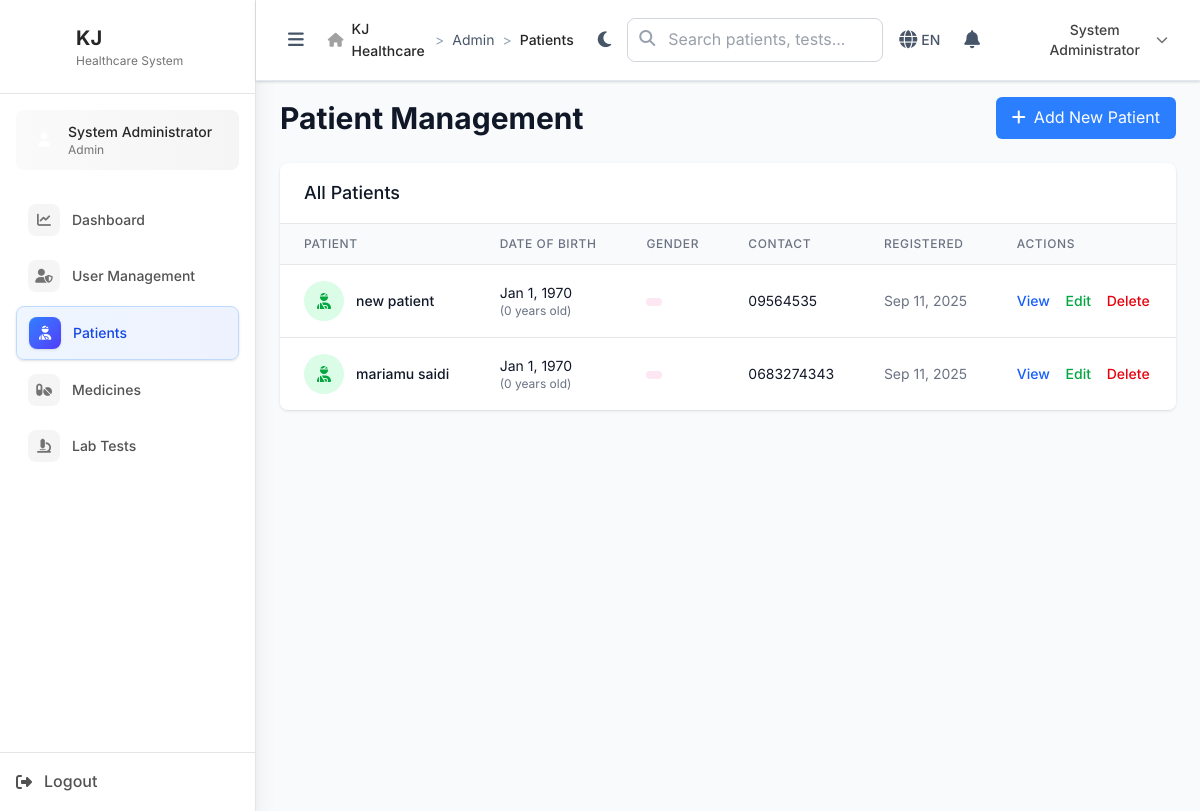
Page /admin/patients (signed in) on the earlier database version.
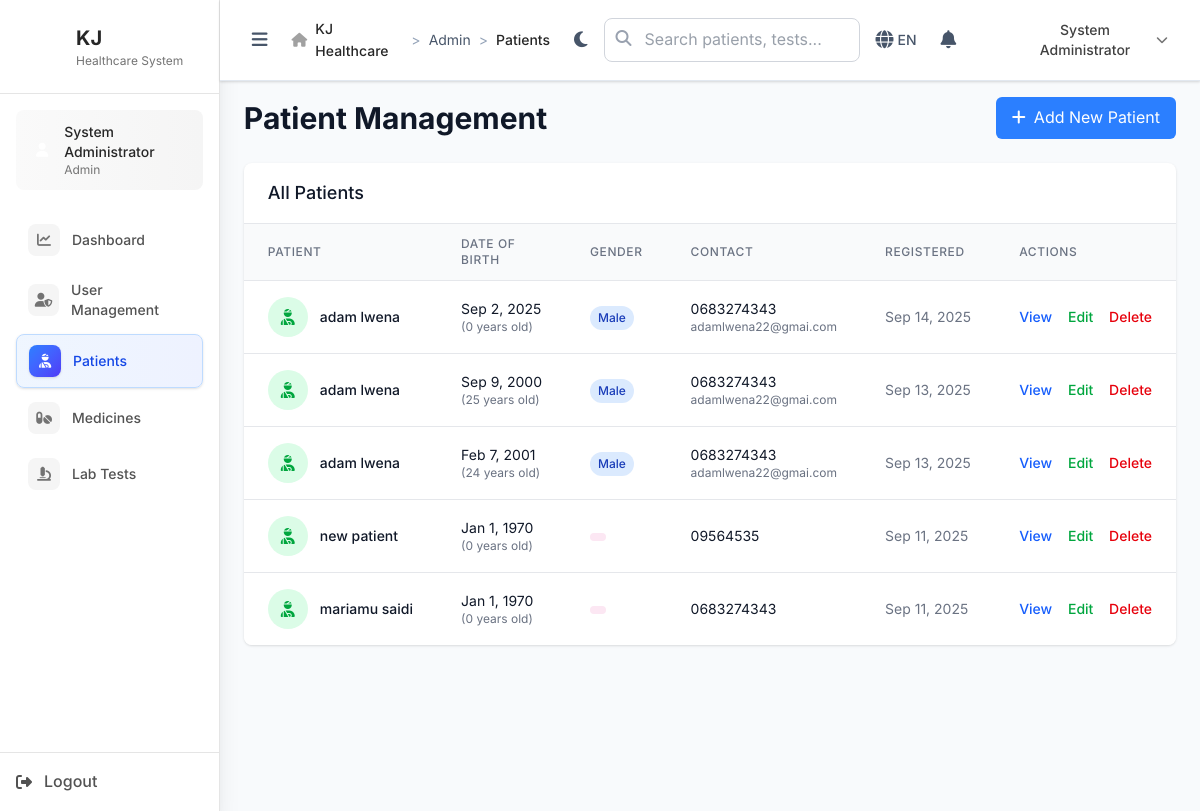
Same page on the later database version.
### tables this page shows
CREATE TABLE `patients` (
  `id` int NOT NULL,
  `registration_number` varchar(20) DEFAULT NULL,
  `first_name` varchar(50) NOT NULL,
  `last_name` varchar(50) NOT NULL,
  `date_of_birth` date DEFAULT NULL,
  `gender` enum('male','female','other') DEFAULT NULL,
  `phone` varchar(20) DEFAULT NULL,
  `email` varchar(100) DEFAULT NULL,
  `address` text,
  `occupation` varchar(100) DEFAULT NULL,
  `visit_type` enum('consultation','lab_test','medicine_pickup') DEFAULT 'consultation',
  `consultation_fee` decimal(10,2) DEFAULT NULL,
  `payment_method` enum('cash','card','mobile_money','insurance') DEFAULT NULL,
  `payment_status` enum('pending','paid','partial') DEFAULT 'pending',
  `consultation_registration_paid` tinyint(1) DEFAULT '0',
  `lab_tests_paid` tinyint(1) DEFAULT '0',
  `medicine_dispensed` tinyint(1) DEFAULT '0',
  `final_payment_collected` tinyint(1) DEFAULT '0',
  `current_step` varchar(50) DEFAULT 'consultation_registration',
  `medicine_prescribed` tinyint(1) DEFAULT '0',
  `emergency_contact_name` varchar(100) DEFAULT NULL,
  `emergency_contact_phone` varchar(20) DEFAULT NULL,
  `temperature` decimal(4,1) DEFAULT NULL,
  `blood_pressure` varchar(20) DEFAULT NULL,
  `pulse_rate` int DEFAULT NULL,
  `body_weight` decimal(5,1) DEFAULT NULL,
  `height` decimal(5,1) DEFAULT NULL,
  `medical_history` text,
  `created_at` timestamp NOT NULL DEFAULT CURRENT_TIMESTAMP,
  `updated_at` timestamp NOT NULL DEFAULT CURRENT_TIMESTAMP ON UPDATE CURRENT_TIMESTAMP
);

### includes/BaseController.php (called while the page is built, shortened)
<?php
class BaseController {
    public function __construct() {
        global $pdo;
        $this->pdo = $pdo;
    }
    protected function render($view, $data = []) {
        extract($data);
        include __DIR__ . "/../views/{$view}.php";
    $content = ob_get_clean();
    $base = defined('BASE_PATH') ? BASE_PATH : '/' . basename(dirname(__DIR__));
    $content = str_replace(['/KJ/', '/ZAHANATI/'], rtrim($base, '/') . '/', $content);
        $BASE_PATH = defined('BASE_PATH') ? BASE_PATH : (rtrim(str_replace('\\', '/', dirname($_SERVER['SCRIPT_NAME'] ?? '/')), '/') ?: '');
        include __DIR__ . '/../views/layouts/main.php';
    }
}
?>

### controllers/AdminController.php (called while the page is built, shortened)
<?php
require_once __DIR__ . '/../includes/BaseController.php';
class AdminController extends BaseController {
    public function patients() {
        $patients = $this->pdo->query("SELECT id, first_name, last_name, date_of_birth, gender, phone, email, created_at FROM patients ORDER BY created_at DESC")->fetchAll();
        $this->render('admin/patients', [
            'patients' => $patients
        ]);
    }
}
?>

### index.php (called while the page is built, shortened)
<?php
$request = $_SERVER['REQUEST_URI'];
$path = parse_url($request, PHP_URL_PATH);
if (strpos($path, BASE_PATH) === 0) {
    $path = substr($path, strlen(BASE_PATH));
}
$path = ltrim($path, '/');
$segments = explode('/', $path);
$controller = $segments[0] ?? 'auth';
$action = $segments[1] ?? 'login';
try {
    $controllerInstance = new $controllerClass();
    $params = array_slice($segments, 2);
    call_user_func_array([$controllerInstance, $action], $params);
} catch (Throwable $e) {
    Logger::error("Error in controller: " . $e->getMessage(), [
        'controller' => $controller,
        'action' => $action,
        'file' => $e->getFile(),
        'line' => $e->getLine(),
        'trace' => $e->getTraceAsString()
    ]);
    error_log("Error in controller: " . $e->getMessage());
    http_response_code(500);
    echo "Internal server error";
}
?>

### views/admin/patients.php (the view, shortened to what the changed rows need)
<div class="space-y-6">
    <div class="flex items-center justify-between">
        <h1 class="text-3xl font-bold text-gray-900">Patient Management</h1>
    </div>
    <div class="bg-white rounded-lg shadow overflow-hidden">
        <div class="overflow-x-auto">
            <table class="min-w-full divide-y divide-gray-200">
                <thead class="bg-gray-50">
                    <tr>
                        <th class="px-6 py-3 text-left text-xs font-medium text-gray-500 uppercase tracking-wider">Patient</th>
                        <th class="px-6 py-3 text-left text-xs font-medium text-gray-500 uppercase tracking-wider">Date of Birth</th>
                        <th class="px-6 py-3 text-left text-xs font-medium text-gray-500 uppercase tracking-wider">Gender</th>
                        <th class="px-6 py-3 text-left text-xs font-medium text-gray-500 uppercase tracking-wider">Contact</th>
                        <th class="px-6 py-3 text-left text-xs font-medium text-gray-500 uppercase tracking-wider">Registered</th>
                        <th class="px-6 py-3 text-left text-xs font-medium text-gray-500 uppercase tracking-wider">Actions</th>
                    </tr>
                </thead>
                <tbody class="bg-white divide-y divide-gray-200">
                    <?php foreach ($patients as $patient): ?>
                    <tr class="hover:bg-gray-50">
                        <td class="px-6 py-4 whitespace-nowrap">
                            <div class="flex items-center">
                                <div class="w-10 h-10 bg-green-100 rounded-full flex items-center justify-center mr-3">
                                    <i class="fas fa-user-injured text-green-600"></i>
                                </div>
                                <div>
                                    <div class="text-sm font-medium text-gray-900">
                                        <?php echo htmlspecialchars($patient['first_name'] . ' ' . $patient['last_name']); ?>
                                    </div>
                                </div>
                            </div>
                        </td>
                        <td class="px-6 py-4 whitespace-nowrap text-sm text-gray-900">
                            <?php echo date('M j, Y', strtotime($patient['date_of_birth'])); ?>
                            <div class="text-xs text-gray-500">
                                (<?php echo date_diff(date_create($patient['date_of_birth']), date_create('today'))->y; ?> years old)
                            </div>
                        </td>
                        <td class="px-6 py-4 whitespace-nowrap">
                            <span class="inline-flex px-2 py-1 text-xs font-medium rounded-full
                                <?php echo $patient['gender'] === 'male' ? 'bg-blue-100 text-blue-800' : 'bg-pink-100 text-pink-800'; ?>">
                                <?php echo ucfirst($patient['gender']); ?>
                            </span>
                        </td>
                        <td class="px-6 py-4 whitespace-nowrap text-sm text-gray-900">
                            <div><?php echo htmlspecialchars($patient['phone'] ?? 'N/A'); ?></div>
                            <div class="text-xs text-gray-500"><?php echo htmlspecialchars($patient['email'] ?? ''); ?></div>
                        </td>
                        <td class="px-6 py-4 whitespace-nowrap text-sm text-gray-500">
                            <?php echo date('M j, Y', strtotime($patient['created_at'])); ?>
                        </td>
                        <td class="px-6 py-4 whitespace-nowrap text-sm font-medium">
                            <a href="#" class="text-blue-600 hover:text-blue-900 mr-3">View</a>
                            <a href="#" class="text-green-600 hover:text-green-900 mr-3">Edit</a>
                            <a href="#" class="text-red-600 hover:text-red-900">Delete</a>
                        </td>
                    </tr>
                    <?php endforeach; ?>
                </tbody>
            </table>
        </div>
    </div>
</div>

### views/layouts/main.php (shortened to what the changed rows need)
<!DOCTYPE html>
<html lang="en">
<head>
    <link rel="stylesheet" href="/assets/css/tailwind.css">
    <link rel="stylesheet" href="/assets/css/fontawesome.min.css">
    <link rel="stylesheet" href="/assets/css/fonts.css">
</head>
<body class="bg-gray-100">
    <?php if (isset($_SESSION['user_id'])): ?>
    <div class="flex min-h-screen">
        <div id="sidebar" class="sidebar w-64 bg-white shadow-xl min-h-screen flex flex-col border-r border-neutral-200">
            <div class="flex-1 p-4 overflow-y-auto custom-scrollbar">
                <nav class="space-y-1">
                    <?php
                    $role = $_SESSION['user_role'];
                    $menu_items = [];
                    $current_path = trim(parse_url($_SERVER['REQUEST_URI'], PHP_URL_PATH), '/');
                    if ($role === 'admin') {
                        $menu_items = [
                            ['url' => 'admin/dashboard', 'icon' => 'fas fa-chart-line', 'text' => 'Dashboard'],
                            ['url' => 'admin/users', 'icon' => 'fas fa-user-shield', 'text' => 'User Management'],
                            ['url' => 'admin/patients', 'icon' => 'fas fa-user-injured', 'text' => 'Patients'],
                            ['url' => 'admin/medicines', 'icon' => 'fas fa-pills', 'text' => 'Medicines'],
                            ['url' => 'admin/tests', 'icon' => 'fas fa-microscope', 'text' => 'Lab Tests'],
                        ];
                    }
                    ?>
                    <?php foreach ($menu_items as $item):
                        $is_active = (strpos($current_path, $item['url']) !== false);
                        $color = isset($item['color']) ? $item['color'] : 'blue';
                    ?>
                    <a href="<?php echo htmlspecialchars($BASE_PATH); ?>/<?php echo $item['url']; ?>"
                       class="group flex items-center justify-between px-3 py-2.5 rounded-lg transition-all duration-200 <?php echo $is_active ? 'bg-gradient-to-r from-blue-50 to-indigo-50 border border-blue-200 text-blue-700 shadow-sm' : 'text-neutral-600 hover:bg-gradient-to-r hover:from-neutral-50 hover:to-neutral-100 hover:text-neutral-800'; ?>"
                       onclick="closeSidebarOnMobile()">
                        <div class="flex items-center space-x-3">
                            <div class="w-8 h-8 rounded-lg flex items-center justify-center transition-all duration-200 <?php echo $is_active ? 'bg-gradient-to-br from-blue-500 to-indigo-600 text-white shadow-sm' : 'bg-neutral-100 text-neutral-500 group-hover:bg-gradient-to-br group-hover:from-' . $color . '-500 group-hover:to-' . $color . '-600 group-hover:text-white'; ?>">
                                <i class="<?php echo $item['icon']; ?> text-sm"></i>
                            </div>
                            <span class="font-medium text-sm"><?php echo $item['text']; ?></span>
                        </div>
                    </a>
                    <?php endforeach; ?>
                </nav>
            </div>
        </div>
        <div class="flex-1 flex flex-col min-h-screen">
            <div class="top-header">
                <div class="px-4 md:px-6 py-3">
                    <div class="flex items-center justify-between">
                        <div class="flex items-center space-x-4">
                            <nav class="breadcrumb hidden md:flex">
                                <?php
                                $current_page = trim(parse_url($_SERVER['REQUEST_URI'], PHP_URL_PATH), '/');
                                $breadcrumbs = [];
                                $parts = explode('/', $current_page);
                                if (count($parts) >= 1 && $parts[0]) {
                                    $breadcrumbs[] = ['text' => ucfirst($parts[0]), 'url' => $parts[0]];
                                    if (count($parts) >= 2 && $parts[1]) {
                                        $breadcrumbs[] = ['text' => ucfirst(str_replace('_', ' ', $parts[1])), 'url' => null];
                                    }
                                }
                                ?>
                                <?php foreach ($breadcrumbs as $index => $crumb): ?>
                                <div class="breadcrumb-item">
                                    <?php if ($crumb['url'] && $index < count($breadcrumbs) - 1): ?>
                                        <a href="<?= htmlspecialchars($BASE_PATH) ?>/<?= htmlspecialchars($crumb['url']) ?>"
                                           class="breadcrumb-link"><?= htmlspecialchars($crumb['text']) ?></a>
                                    <?php else: ?>
                                        <span class="text-neutral-800 font-medium"><?= htmlspecialchars($crumb['text']) ?></span>
                                    <?php endif; ?>
                                </div>
                                <?php endforeach; ?>
                            </nav>
                        </div>
                    </div>
                </div>
            </div>
            <main class="flex-1 overflow-auto custom-scrollbar main-content-area">
                <div class="fade-in">
                    <?php echo $content; ?>
                </div>
            </main>
        </div>
    </div>
    <?php endif; ?>
</body>
</html>

Differences in the rows shown:
added patients: first_name+last_name "adam lwena", date_of_birth "Sep 2, 2025", date_of_birth "0", gender "Male", phone "0683274343", email "adamlwena22@gmai.com", created_at "Sep 14, 2025"
added patients: first_name+last_name "adam lwena", date_of_birth "Sep 9, 2000", date_of_birth "25", gender "Male", phone "0683274343", email "adamlwena22@gmai.com", created_at "Sep 13, 2025"
added patients: first_name+last_name "adam lwena", date_of_birth "Feb 7, 2001", date_of_birth "24", gender "Male", phone "0683274343", email "adamlwena22@gmai.com", created_at "Sep 13, 2025"
